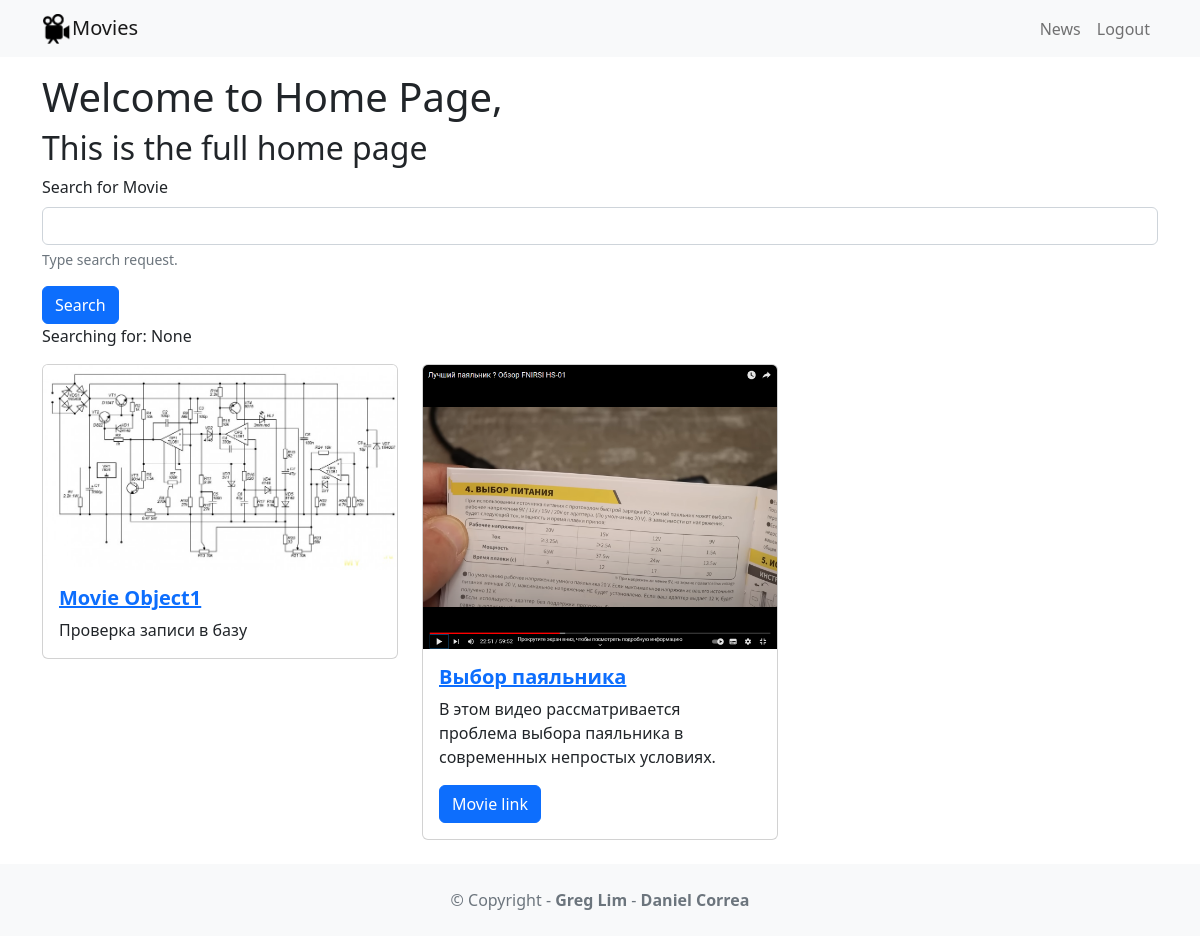
The app's page / (signed in) with its own data.
### movie/models.py (models this page shows)
class Movie(models.Model):
    title = models.CharField(max_length=100)
    description = models.CharField(max_length=250)
    image = models.ImageField(upload_to='movie/images/')
    url = models.URLField(blank=True)

### movie/views.py (the view)
# urls.py: 2. Add a URL to urlpatterns:  path('', views.home, name='home')
def home(request):
    search_term = request.GET.get('searchMovie')
    if search_term:
        movies = Movie.objects.filter(title__icontains=search_term)
    else:
        movies = Movie.objects.all()
    return render(request, 'home.html',
                  {'searchTerm': search_term, 'movies': movies})

### movie/templates/home.html
{% extends 'base.html' %}
{% block content %}
    <h1>Welcome to Home Page, {{ name }}</h1>
    <h2>This is the full home page</h2>
    <form action="">
        <div class="mb-3">
            <label for="searchInput" class="form-label">Search for Movie</label>
            <input type="text" class="form-control" name="searchMovie" id="searchInput" aria-describedby="searchHelp">
            <div id="searchHelp" class="form-text">Type search request.</div>
        </div>
        <button type="submit" class="btn btn-primary">Search</button>
    </form>
    <p>Searching for: {{ searchTerm }}</p>
    <div class="row row-cols-1 row-cols-md-3 g-4">
        {% for movie in movies %}
            <div v-for="movie in movies" class="col">
                <div class="card">
                    <img class="card-img-top" src="{{ movie.image.url }}" alt="MovieImage">
                    <div class="card-body">
                        <a href="{% url 'detail' movie.id %}">
                            <h5 class="card-title fw-bold">{{ movie.title }}</h5>
                        </a>
                        <p class="card-text">{{ movie.description }}</p>
                        {% if movie.url %}
                            <a href="{{ movie.url }}" class="btn btn-primary">Movie link</a>
                        {% endif %}
                    </div>
                </div>
            </div>
        {% endfor %}
    </div>
{% endblock content %}

### records on screen
Movie: image (picture), title "Movie Object1", description "Проверка записи в базу"
Movie: image (picture), title "Выбор паяльника", description "В этом видео рассматривается проблема выбора паяльника в современных непростых условиях."

### other values on screen
{{ searchTerm }} "None"
